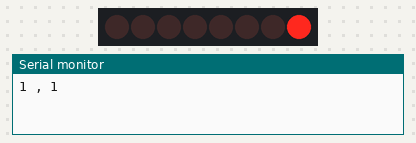
A sketch run on a simulated Arduino Uno, built with avr-gcc and run on an emulated ATmega328P. On the bench: 8 shift-register outputs drawn as a row of LEDs (first output left, lit = HIGH), the last lines printed to the serial monitor. Wiring (inferred from the names in the program): shift register (74HC595): data pin 12; shift clock pin 9; latch pin 11. Wiring (inferred from the signals the program sends): row of LEDs: on Q0, Q1, Q2, Q3, Q4, Q5, Q6, Q7.

Above: at 0.45 s.
At 5.25 s:
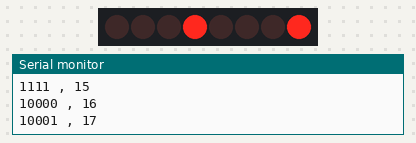
At 10.06 s:
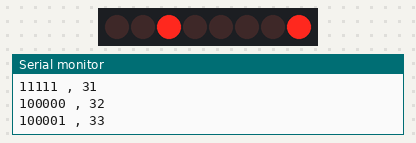
At 19.98 s:
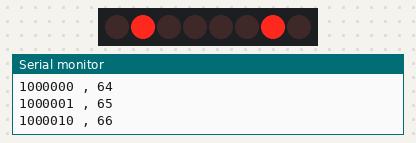
At 29.9 s:
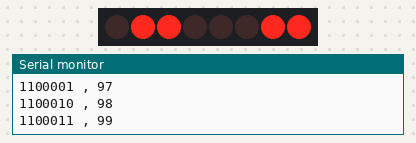
At 39.82 s:
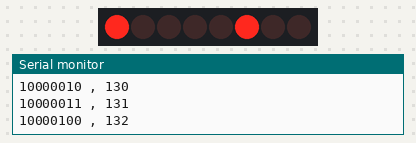
Timing chart, 0 to 40.0 s (numbered marks = the images above):
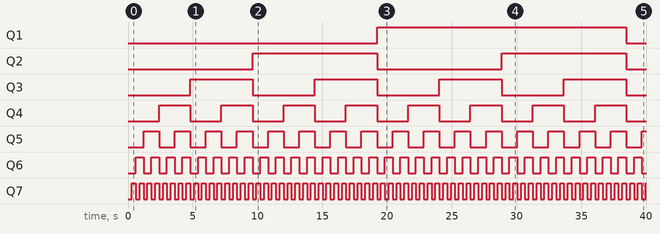

Measured:
- by itself, Q1: LOW → HIGH at 19.2 s, → LOW 19.2 s later
- by itself, Q2: alternates HIGH for 9.6 s and LOW for 9.6 s
- by itself, Q3: alternates HIGH for 4.8 s and LOW for 4.8 s
- by itself, Q4: alternates HIGH for 2.4 s and LOW for 2.4 s
- by itself, Q5: alternates HIGH for 1.2 s and LOW for 1.2 s
- by itself, Q6: alternates HIGH for 0.60 s and LOW for 0.60 s
- by itself, Q7: alternates HIGH for 0.30 s and LOW for 0.30 s

The sketch:

Wednesday_ShiftRegister_BinaryCounter.ino
```cpp
//Using the 74HC595 shift register, and 8 leds, flash from 0-255
int latchPin=11;
int clockPin=9;
int dataPin=12;
//Set HEX number - This will turn all LEDs high
//byte LEDS=0xFF;
//byte LED1;
byte LEDS=0B000000000;
int dt=150;


void setup() {
  // Define pinModes
  pinMode(latchPin, OUTPUT);
  pinMode(clockPin, OUTPUT); //Simple command for the conversion
  pinMode(dataPin, OUTPUT);
  Serial.begin(9600);
}

void loop() {
  // put your main code here, to run repeatedly:
  //In order to send data, latchpin must be off (to accept)
  digitalWrite(latchPin, LOW);
  shiftOut(dataPin, clockPin, LSBFIRST, LEDS); //Define order (least significant bit first or last?)
  digitalWrite(latchPin, HIGH);
  delay(dt);
  //This is how it will count
  LEDS = LEDS+1;
  Serial.print(LEDS, BIN);
  Serial.print(" , ");
  Serial.println(LEDS, DEC);
  delay(dt);

}
```
